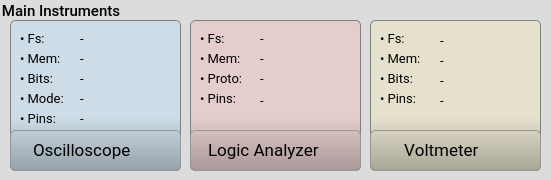
   <widget class="QGroupBox" name="groupBox_instr1">
    <property name="geometry">
     <rect>
      <x>240</x>
      <y>180</y>
      <width>551</width>
      <height>180</height>
     </rect>
    </property>
    <property name="sizePolicy">
     <sizepolicy hsizetype="Preferred" vsizetype="Expanding">
      <horstretch>0</horstretch>
      <verstretch>0</verstretch>
     </sizepolicy>
    </property>
    <property name="font">
     <font>
      <family>Roboto Medium</family>
      <pointsize>11</pointsize>
      <weight>50</weight>
      <italic>false</italic>
      <bold>false</bold>
      <kerning>true</kerning>
     </font>
    </property>
    <property name="styleSheet">
     <string notr="true">QGroupBox {background-color: rgb(220,220,220);border: 0px; border-radius: 5px;  margin-top: 0.5em;}; 
QGroupBox::title {subcontrol-origin: margin;left: 10px;padding: 0 3px 0 3px;}</string>
    </property>
    <property name="title">
     <string>Main Instruments</string>
    </property>
    <widget class="QGroupBox" name="groupBox_scope">
     <property name="geometry">
      <rect>
       <x>10</x>
       <y>20</y>
       <width>171</width>
       <height>151</height>
      </rect>
     </property>
     <property name="font">
      <font>
       <family>Roboto</family>
       <pointsize>11</pointsize>
       <weight>50</weight>
       <italic>false</italic>
       <bold>false</bold>
       <kerning>true</kerning>
      </font>
     </property>
     <property name="styleSheet">
      <string notr="true">QGroupBox {
    background: qlineargradient(x1:0, y1:0, x2:0, y2:2, stop:0  rgb(190,220,240, 0.5), stop:0.32  rgb(190,220,240, 0.5), stop:1  rgb(0,0,0,1.0));
	border: 1px solid gray; border-radius: 5px;  margin-top: 0.5em;
}; 
QGroupBox::title {subcontrol-origin: margin;left: 10px;padding: 0 3px 0 3px;}</string>
     </property>
     <property name="title">
      <string/>
     </property>
     <widget class="QPushButton" name="pushButton_scope">
      <property name="geometry">
       <rect>
        <x>0</x>
        <y>110</y>
        <width>171</width>
        <height>41</height>
       </rect>
      </property>
      <property name="font">
       <font>
        <family>Roboto</family>
        <pointsize>13</pointsize>
        <weight>50</weight>
        <bold>false</bold>
        <strikeout>false</strikeout>
        <kerning>false</kerning>
       </font>
      </property>
      <property name="styleSheet">
       <string notr="true">QPushButton {    
    padding: 0.2em 0.2em 0.3em 0.2em;
    border: 1px solid rgb(150, 150, 150);
	border-radius: 5px;
    background: qlineargradient(x1:0, y1:0, x2:0, y2:2,
                                  stop:0 #FFFFFF, stop:0.1 #FFFFFF, stop:1  #7B7B7B);
    color: black;
    text-align:left;
	padding-left:22px
}

QPushButton:hover:!pressed
{
	border: 1px solid rgb(150, 150, 150);
	border-radius: 5px;
 	background: #FFFFFF;
	color:#2f836a;
}

QPushButton:pressed
{
	border: 2px solid rgb(150, 150, 150);
	border-radius: 5px;
 	background: #AAAAAA;
	color:white;
}</string>
      </property>
      <property name="text">
       <string>Oscilloscope</string>
      </property>
      <property name="icon">
       <iconset resource="resources.qrc">
        <normaloff>:/main/resources/img/scope.svg</normaloff>:/main/resources/img/scope.svg</iconset>
      </property>
      <property name="iconSize">
       <size>
        <width>21</width>
        <height>21</height>
       </size>
      </property>
     </widget>
     <widget class="QLabel" name="label_6">
      <property name="geometry">
       <rect>
        <x>10</x>
        <y>10</y>
        <width>61</width>
        <height>16</height>
       </rect>
      </property>
      <property name="font">
       <font>
        <family>Roboto</family>
        <pointsize>10</pointsize>
        <weight>50</weight>
        <italic>false</italic>
        <bold>false</bold>
        <kerning>true</kerning>
       </font>
      </property>
      <property name="text">
       <string>• Fs:</string>
      </property>
      <property name="textFormat">
       <enum>Qt::AutoText</enum>
      </property>
     </widget>
     <widget class="QLabel" name="label_8">
      <property name="geometry">
       <rect>
        <x>10</x>
        <y>30</y>
        <width>61</width>
        <height>16</height>
       </rect>
      </property>
      <property name="font">
       <font>
        <family>Roboto</family>
        <pointsize>10</pointsize>
        <weight>50</weight>
        <italic>false</italic>
        <bold>false</bold>
        <kerning>true</kerning>
       </font>
      </property>
      <property name="text">
       <string>• Mem:</string>
      </property>
      <property name="textFormat">
       <enum>Qt::AutoText</enum>
      </property>
     </widget>
     <widget class="QLabel" name="label_9">
      <property name="geometry">
       <rect>
        <x>10</x>
        <y>50</y>
        <width>61</width>
        <height>16</height>
       </rect>
      </property>
      <property name="font">
       <font>
        <family>Roboto</family>
        <pointsize>10</pointsize>
        <weight>50</weight>
        <italic>false</italic>
        <bold>false</bold>
        <kerning>true</kerning>
       </font>
      </property>
      <property name="text">
       <string>• Bits:</string>
      </property>
      <property name="textFormat">
       <enum>Qt::AutoText</enum>
      </property>
     </widget>
     <widget class="QLabel" name="label_10">
      <property name="geometry">
       <rect>
        <x>10</x>
        <y>70</y>
        <width>61</width>
        <height>16</height>
       </rect>
      </property>
      <property name="font">
       <font>
        <family>Roboto</family>
        <pointsize>10</pointsize>
        <weight>50</weight>
        <italic>false</italic>
        <bold>false</bold>
        <kerning>true</kerning>
       </font>
      </property>
      <property name="text">
       <string>• Mode:</string>
      </property>
      <property name="textFormat">
       <enum>Qt::AutoText</enum>
      </property>
     </widget>
     <widget class="QLabel" name="label_40">
      <property name="geometry">
       <rect>
        <x>10</x>
        <y>90</y>
        <width>61</width>
        <height>16</height>
       </rect>
      </property>
      <property name="font">
       <font>
        <family>Roboto</family>
        <pointsize>10</pointsize>
        <weight>50</weight>
        <italic>false</italic>
        <bold>false</bold>
        <kerning>true</kerning>
       </font>
      </property>
      <property name="text">
       <string>• Pins:</string>
      </property>
      <property name="textFormat">
       <enum>Qt::AutoText</enum>
      </property>
     </widget>
     <widget class="QLabel" name="label_scope_fs">
      <property name="geometry">
       <rect>
        <x>70</x>
        <y>10</y>
        <width>101</width>
        <height>16</height>
       </rect>
      </property>
      <property name="font">
       <font>
        <family>Roboto</family>
        <pointsize>10</pointsize>
        <weight>50</weight>
        <italic>false</italic>
        <bold>false</bold>
        <kerning>true</kerning>
       </font>
      </property>
      <property name="text">
       <string>-</string>
      </property>
      <property name="textFormat">
       <enum>Qt::AutoText</enum>
      </property>
     </widget>
     <widget class="QLabel" name="label_scope_mem">
      <property name="geometry">
       <rect>
        <x>70</x>
        <y>30</y>
        <width>101</width>
        <height>16</height>
       </rect>
      </property>
      <property name="font">
       <font>
        <family>Roboto</family>
        <pointsize>10</pointsize>
        <weight>50</weight>
        <italic>false</italic>
        <bold>false</bold>
        <kerning>true</kerning>
       </font>
      </property>
      <property name="text">
       <string>-</string>
      </property>
      <property name="textFormat">
       <enum>Qt::AutoText</enum>
      </property>
     </widget>
     <widget class="QLabel" name="label_scope_bits">
      <property name="geometry">
       <rect>
        <x>70</x>
        <y>50</y>
        <width>101</width>
        <height>16</height>
       </rect>
      </property>
      <property name="font">
       <font>
        <family>Roboto</family>
        <pointsize>10</pointsize>
        <weight>50</weight>
        <italic>false</italic>
        <bold>false</bold>
        <kerning>true</kerning>
       </font>
      </property>
      <property name="text">
       <string>-</string>
      </property>
      <property name="textFormat">
       <enum>Qt::AutoText</enum>
      </property>
     </widget>
     <widget class="QLabel" name="label_scope_modes">
      <property name="geometry">
       <rect>
        <x>70</x>
        <y>70</y>
        <width>101</width>
        <height>16</height>
       </rect>
      </property>
      <property name="font">
       <font>
        <family>Roboto</family>
        <pointsize>10</pointsize>
        <weight>50</weight>
        <italic>false</italic>
        <bold>false</bold>
        <kerning>true</kerning>
       </font>
      </property>
      <property name="text">
       <string>-</string>
      </property>
      <property name="textFormat">
       <enum>Qt::AutoText</enum>
      </property>
     </widget>
     <widget class="QLabel" name="label_scope_pins">
      <property name="geometry">
       <rect>
        <x>70</x>
        <y>90</y>
        <width>101</width>
        <height>16</height>
       </rect>
      </property>
      <property name="font">
       <font>
        <family>Roboto</family>
        <pointsize>10</pointsize>
        <weight>50</weight>
        <italic>false</italic>
        <bold>false</bold>
        <kerning>true</kerning>
       </font>
      </property>
      <property name="text">
       <string>-</string>
      </property>
      <property name="textFormat">
       <enum>Qt::AutoText</enum>
      </property>
     </widget>
    </widget>
    <widget class="QGroupBox" name="groupBox_la">
     <property name="geometry">
      <rect>
       <x>190</x>
       <y>20</y>
       <width>171</width>
       <height>151</height>
      </rect>
     </property>
     <property name="font">
      <font>
       <family>Roboto</family>
       <pointsize>11</pointsize>
       <weight>50</weight>
       <italic>false</italic>
       <bold>false</bold>
       <kerning>true</kerning>
      </font>
     </property>
     <property name="styleSheet">
      <string notr="true">QGroupBox {
	background: qlineargradient(x1:0, y1:0, x2:0, y2:2, stop:0  rgb(240,190,190, 0.5), stop:0.32 rgb(240,190,190, 0.5), stop:1  rgb(0,0,0,1.0));
	border: 1px solid gray; border-radius: 5px;  margin-top: 0.5em;
}; 
QGroupBox::title {subcontrol-origin: margin;left: 10px;padding: 0 3px 0 3px;}</string>
     </property>
     <property name="title">
      <string/>
     </property>
     <widget class="QPushButton" name="pushButton_la">
      <property name="geometry">
       <rect>
        <x>0</x>
        <y>110</y>
        <width>171</width>
        <height>41</height>
       </rect>
      </property>
      <property name="font">
       <font>
        <family>Roboto</family>
        <pointsize>13</pointsize>
        <weight>50</weight>
        <bold>false</bold>
        <kerning>false</kerning>
       </font>
      </property>
      <property name="styleSheet">
       <string notr="true">QPushButton {    
    padding: 0.2em 0.2em 0.3em 0.2em;
    border: 1px solid rgb(150, 150, 150);
	border-radius: 5px;
    background: qlineargradient(x1:0, y1:0, x2:0, y2:2,
                                  stop:0 #FFFFFF, stop:0.1 #FFFFFF, stop:1  #7B7B7B);
    color: black;
    text-align:left;
	padding-left:17px
}

QPushButton:hover:!pressed
{
	border: 1px solid rgb(150, 150, 150);
	border-radius: 5px;
 	background: #FFFFFF;
	color:#2f836a;
}

QPushButton:pressed
{
	border: 2px solid rgb(150, 150, 150);;
	border-radius: 5px;
 	background: #AAAAAA;
	color:white;
}</string>
      </property>
      <property name="text">
       <string>Logic Analyzer</string>
      </property>
      <property name="icon">
       <iconset resource="resources.qrc">
        <normaloff>:/main/resources/img/la.png</normaloff>:/main/resources/img/la.png</iconset>
      </property>
      <property name="iconSize">
       <size>
        <width>21</width>
        <height>21</height>
       </size>
      </property>
     </widget>
     <widget class="QLabel" name="label_11">
      <property name="geometry">
       <rect>
        <x>10</x>
        <y>10</y>
        <width>61</width>
        <height>16</height>
       </rect>
      </property>
      <property name="font">
       <font>
        <family>Roboto</family>
        <pointsize>10</pointsize>
        <weight>50</weight>
        <italic>false</italic>
        <bold>false</bold>
        <kerning>true</kerning>
       </font>
      </property>
      <property name="text">
       <string>• Fs:</string>
      </property>
      <property name="textFormat">
       <enum>Qt::AutoText</enum>
      </property>
     </widget>
     <widget class="QLabel" name="label_12">
      <property name="geometry">
       <rect>
        <x>10</x>
        <y>30</y>
        <width>61</width>
        <height>16</height>
       </rect>
      </property>
      <property name="font">
       <font>
        <family>Roboto</family>
        <pointsize>10</pointsize>
        <weight>50</weight>
        <italic>false</italic>
        <bold>false</bold>
        <kerning>true</kerning>
       </font>
      </property>
      <property name="text">
       <string>• Mem:</string>
      </property>
      <property name="textFormat">
       <enum>Qt::AutoText</enum>
      </property>
     </widget>
     <widget class="QLabel" name="label_13">
      <property name="geometry">
       <rect>
        <x>10</x>
        <y>50</y>
        <width>71</width>
        <height>16</height>
       </rect>
      </property>
      <property name="font">
       <font>
        <family>Roboto</family>
        <pointsize>10</pointsize>
        <weight>50</weight>
        <italic>false</italic>
        <bold>false</bold>
        <kerning>true</kerning>
       </font>
      </property>
      <property name="text">
       <string>• Proto:</string>
      </property>
      <property name="textFormat">
       <enum>Qt::AutoText</enum>
      </property>
     </widget>
     <widget class="QLabel" name="label_39">
      <property name="geometry">
       <rect>
        <x>10</x>
        <y>70</y>
        <width>61</width>
        <height>16</height>
       </rect>
      </property>
      <property name="font">
       <font>
        <family>Roboto</family>
        <pointsize>10</pointsize>
        <weight>50</weight>
        <italic>false</italic>
        <bold>false</bold>
        <kerning>true</kerning>
       </font>
      </property>
      <property name="text">
       <string>• Pins:</string>
      </property>
      <property name="textFormat">
       <enum>Qt::AutoText</enum>
      </property>
     </widget>
     <widget class="QLabel" name="label_la_pins">
      <property name="geometry">
       <rect>
        <x>70</x>
        <y>70</y>
        <width>101</width>
        <height>20</height>
       </rect>
      </property>
      <property name="font">
       <font>
        <family>Roboto</family>
        <pointsize>10</pointsize>
        <weight>50</weight>
        <italic>false</italic>
        <bold>false</bold>
        <kerning>true</kerning>
       </font>
      </property>
      <property name="text">
       <string>-</string>
      </property>
      <property name="textFormat">
       <enum>Qt::AutoText</enum>
      </property>
     </widget>
     <widget class="QLabel" name="label_la_protocols">
      <property name="geometry">
       <rect>
        <x>70</x>
        <y>50</y>
        <width>101</width>
        <height>16</height>
       </rect>
      </property>
      <property name="font">
       <font>
        <family>Roboto</family>
        <pointsize>10</pointsize>
        <weight>50</weight>
        <italic>false</italic>
        <bold>false</bold>
        <kerning>true</kerning>
       </font>
      </property>
      <property name="text">
       <string>-</string>
      </property>
      <property name="textFormat">
       <enum>Qt::AutoText</enum>
      </property>
     </widget>
     <widget class="QLabel" name="label_la_fs">
      <property name="geometry">
       <rect>
        <x>70</x>
        <y>10</y>
        <width>101</width>
        <height>16</height>
       </rect>
      </property>
      <property name="font">
       <font>
        <family>Roboto</family>
        <pointsize>10</pointsize>
        <weight>50</weight>
        <italic>false</italic>
        <bold>false</bold>
        <kerning>true</kerning>
       </font>
      </property>
      <property name="text">
       <string>-</string>
      </property>
      <property name="textFormat">
       <enum>Qt::AutoText</enum>
      </property>
     </widget>
     <widget class="QLabel" name="label_la_mem">
      <property name="geometry">
       <rect>
        <x>70</x>
        <y>30</y>
        <width>101</width>
        <height>16</height>
       </rect>
      </property>
      <property name="font">
       <font>
        <family>Roboto</family>
        <pointsize>10</pointsize>
        <weight>50</weight>
        <italic>false</italic>
        <bold>false</bold>
        <kerning>true</kerning>
       </font>
      </property>
      <property name="text">
       <string>-</string>
      </property>
      <property name="textFormat">
       <enum>Qt::AutoText</enum>
      </property>
     </widget>
    </widget>
    <widget class="QGroupBox" name="groupBox_vm">
     <property name="geometry">
      <rect>
       <x>370</x>
       <y>20</y>
       <width>171</width>
       <height>151</height>
      </rect>
     </property>
     <property name="font">
      <font>
       <family>Roboto</family>
       <pointsize>11</pointsize>
       <weight>50</weight>
       <italic>false</italic>
       <bold>false</bold>
       <kerning>true</kerning>
      </font>
     </property>
     <property name="styleSheet">
      <string notr="true">QGroupBox {
	background: qlineargradient(x1:0, y1:0, x2:0, y2:2, stop:0  rgb(240,230,190, 0.5), stop:0.32 rgb(240,230,190, 0.5), stop:1  black);
	border: 1px solid gray; border-radius: 5px;  margin-top: 0.5em;
}; 
QGroupBox::title {subcontrol-origin: margin;left: 10px;padding: 0 3px 0 3px;}</string>
     </property>
     <property name="title">
      <string/>
     </property>
     <widget class="QPushButton" name="pushButton_vm">
      <property name="geometry">
       <rect>
        <x>0</x>
        <y>110</y>
        <width>171</width>
        <height>41</height>
       </rect>
      </property>
      <property name="font">
       <font>
        <family>Roboto</family>
        <pointsize>13</pointsize>
        <weight>50</weight>
        <bold>false</bold>
        <kerning>false</kerning>
       </font>
      </property>
      <property name="styleSheet">
       <string notr="true">QPushButton {    
    padding: 0.2em 0.2em 0.3em 0.2em;
    border: 1px solid rgb(150, 150, 150);
	border-radius: 5px;
    background: qlineargradient(x1:0, y1:0, x2:0, y2:2,
                                  stop:0 #FFFFFF, stop:0.1 #FFFFFF, stop:1  #7B7B7B);
    color: black;
    text-align:left;
	padding-left:33px
}

QPushButton:hover:!pressed
{
	border: 1px solid rgb(150, 150, 150);
	border-radius: 5px;
 	background: #FFFFFF;
	color:#2f836a;
}

QPushButton:pressed
{
	border: 1px solid rgb(150, 150, 150);
	border-radius: 5px;
 	background: #AAAAAA;
	color:white;
}</string>
      </property>
      <property name="text">
       <string>Voltmeter</string>
      </property>
      <property name="icon">
       <iconset resource="resources.qrc">
        <normaloff>:/main/resources/img/vm.png</normaloff>:/main/resources/img/vm.png</iconset>
      </property>
      <property name="iconSize">
       <size>
        <width>22</width>
        <height>22</height>
       </size>
      </property>
     </widget>
     <widget class="QLabel" name="label_15">
      <property name="geometry">
       <rect>
        <x>10</x>
        <y>10</y>
        <width>51</width>
        <height>16</height>
       </rect>
      </property>
      <property name="font">
       <font>
        <family>Roboto</family>
        <pointsize>10</pointsize>
        <weight>50</weight>
        <italic>false</italic>
        <bold>false</bold>
        <kerning>true</kerning>
       </font>
      </property>
      <property name="text">
       <string>• Fs:</string>
      </property>
      <property name="textFormat">
       <enum>Qt::AutoText</enum>
      </property>
     </widget>
     <widget class="QLabel" name="label_16">
      <property name="geometry">
       <rect>
        <x>10</x>
        <y>30</y>
        <width>51</width>
        <height>16</height>
       </rect>
      </property>
      <property name="font">
       <font>
        <family>Roboto</family>
        <pointsize>10</pointsize>
        <weight>50</weight>
        <italic>false</italic>
        <bold>false</bold>
        <kerning>true</kerning>
       </font>
      </property>
      <property name="text">
       <string>• Mem:</string>
      </property>
      <property name="textFormat">
       <enum>Qt::AutoText</enum>
      </property>
     </widget>
     <widget class="QLabel" name="label_17">
      <property name="geometry">
       <rect>
        <x>10</x>
        <y>50</y>
        <width>51</width>
        <height>16</height>
       </rect>
      </property>
      <property name="font">
       <font>
        <family>Roboto</family>
        <pointsize>10</pointsize>
        <weight>50</weight>
        <italic>false</italic>
        <bold>false</bold>
        <kerning>true</kerning>
       </font>
      </property>
      <property name="text">
       <string>• Bits:</string>
      </property>
      <property name="textFormat">
       <enum>Qt::AutoText</enum>
      </property>
     </widget>
     <widget class="QLabel" name="label_38">
      <property name="geometry">
       <rect>
        <x>10</x>
        <y>70</y>
        <width>51</width>
        <height>16</height>
       </rect>
      </property>
      <property name="font">
       <font>
        <family>Roboto</family>
        <pointsize>10</pointsize>
        <weight>50</weight>
        <italic>false</italic>
        <bold>false</bold>
        <kerning>true</kerning>
       </font>
      </property>
      <property name="text">
       <string>• Pins:</string>
      </property>
      <property name="textFormat">
       <enum>Qt::AutoText</enum>
      </property>
     </widget>
     <widget class="QLabel" name="label_vm_fs">
      <property name="geometry">
       <rect>
        <x>70</x>
        <y>10</y>
        <width>91</width>
        <height>20</height>
       </rect>
      </property>
      <property name="font">
       <font>
        <family>Roboto</family>
        <pointsize>10</pointsize>
        <weight>50</weight>
        <italic>false</italic>
        <bold>false</bold>
        <kerning>true</kerning>
       </font>
      </property>
      <property name="text">
       <string>-</string>
      </property>
      <property name="textFormat">
       <enum>Qt::AutoText</enum>
      </property>
     </widget>
     <widget class="QLabel" name="label_vm_mem">
      <property name="geometry">
       <rect>
        <x>70</x>
        <y>30</y>
        <width>91</width>
        <height>20</height>
       </rect>
      </property>
      <property name="font">
       <font>
        <family>Roboto</family>
        <pointsize>10</pointsize>
        <weight>50</weight>
        <italic>false</italic>
        <bold>false</bold>
        <kerning>true</kerning>
       </font>
      </property>
      <property name="text">
       <string>-</string>
      </property>
      <property name="textFormat">
       <enum>Qt::AutoText</enum>
      </property>
     </widget>
     <widget class="QLabel" name="label_vm_bits">
      <property name="geometry">
       <rect>
        <x>70</x>
        <y>50</y>
        <width>91</width>
        <height>20</height>
       </rect>
      </property>
      <property name="font">
       <font>
        <family>Roboto</family>
        <pointsize>10</pointsize>
        <weight>50</weight>
        <italic>false</italic>
        <bold>false</bold>
        <kerning>true</kerning>
       </font>
      </property>
      <property name="text">
       <string>-</string>
      </property>
      <property name="textFormat">
       <enum>Qt::AutoText</enum>
      </property>
     </widget>
     <widget class="QLabel" name="label_vm_pins">
      <property name="geometry">
       <rect>
        <x>70</x>
        <y>70</y>
        <width>91</width>
        <height>20</height>
       </rect>
      </property>
      <property name="font">
       <font>
        <family>Roboto</family>
        <pointsize>10</pointsize>
        <weight>50</weight>
        <italic>false</italic>
        <bold>false</bold>
        <kerning>true</kerning>
       </font>
      </property>
      <property name="text">
       <string>-</string>
      </property>
      <property name="textFormat">
       <enum>Qt::AutoText</enum>
      </property>
     </widget>
    </widget>
   </widget>
